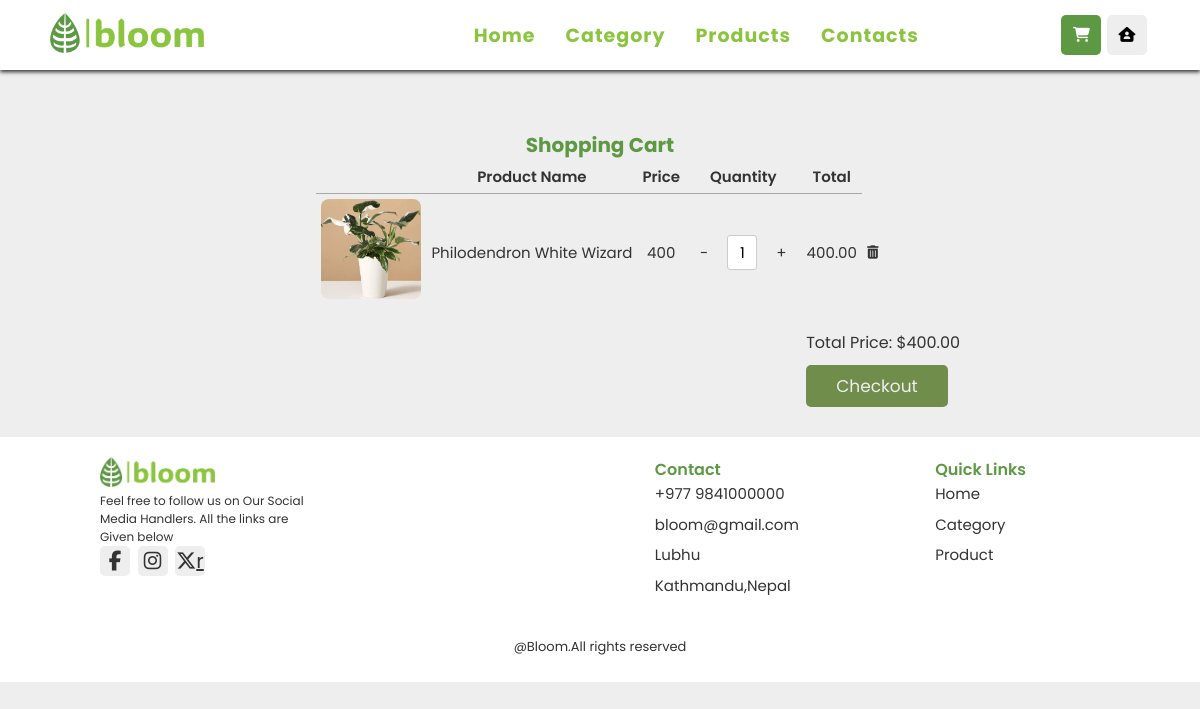
Page /user/cart.php (signed in) on the committed database.
### tables this page shows
CREATE TABLE `cart` (
  `cart_id` int(100) NOT NULL,
  `user_id` int(100) NOT NULL,
  `product_id` int(120) NOT NULL,
  `image` text NOT NULL,
  `name` text NOT NULL,
  `price` int(100) NOT NULL,
  `quantity` int(150) NOT NULL
);

### user/cart.php (the view, shortened to what this page needs)
<?php
include('../dbconn.php');
$userLoggedIn = isset($_SESSION['user_id']) ? $_SESSION['user_id'] : null;
if ($userLoggedIn) {
    $stmt = $pdo->prepare('SELECT * FROM cart WHERE user_id = :user_id');
    $stmt->bindParam(':user_id', $userLoggedIn);
    $stmt->execute();
    $cartItems = $stmt->fetchAll(PDO::FETCH_ASSOC);
} else {
    $cartItems = [];
}
?>
<!DOCTYPE html>
<html lang="en">
<head>
    <link rel="stylesheet" href="../assets/css/style.css">
</head>
<body>
    <nav class="navbar">
        <div class="logo">
            <a href="index.php">
                <img src="../assets/img/bloom-high-resolution-logo-transparent.png"/>
            </a>
        </div>
        <ul>
            <li class="homeLink"><a href="index.php#home">Home</a></li>
            <li><a href="index.php#category">Category</a></li>
            <li><a href="product.php">Products</a></li>
            <li><a href="index.php#contact">Contacts</a></li>
        </ul>
        <div class="icons">
            <div class="fa fa-cart-shopping" id="cart" style="background-color: #5D9943; color: white;"></div>
            <?php if ($userLoggedIn): ?>
                    <a href="userProfile.php"><div class="fa-solid fa-house-user" id="logout-btn"></div></a>
                    <?php else: ?>
                    <a href="login.php?"> <div class="fa fa-user" id="login-btn"></div></a>
             <?php endif; ?>
         </div>
    </nav>
    <div class="cart-container">
        <div class="cart-items">
        <?php if ($userLoggedIn && count($cartItems) > 0): ?>
            <h1>Shopping Cart</h1>
                <table >
                        <thead>
                            <tr>
                                <th></th>
                                <th>Product Name</th>
                                <th>Price</th>
                                <th>Quantity</th>
                                <th>Total</th>
                            </tr>
                        </thead>
                        <tbody>
                            <?php foreach ($cartItems as $item): ?>
                                <tr data-item-id="<?php echo $item['product_id']; ?>">
                                    <td><img src="../assets/img/<?php echo $item['image']; ?>" alt="Product Image"></td>
                                    <td><?php echo $item['name']; ?></td>
                                    <td class="price1"><?php echo $item['price']; ?></td>
                                    <td>
                                        <button class="quantity-btn minus">-</button>
                                        <input type="text" class="quantity" value="<?php echo $item['quantity']; ?>">
                                        <button class="quantity-btn plus">+</button>
                                    </td>
                                    <td class="sub-total"><?php echo number_format($item['price'] * $item['quantity'], 2, '.', ''); ?></td>
                                    <td>
                                        <form action="#" method="POST">
                                            <button type="submit" class="delete-icon" name="delete_item"><i class="fas fa-trash-alt"></i></button>
                                        </form>
                                    </td>
                            <?php endforeach; ?>
                        </tbody>
                    </table>
            <?php endif; ?>
        </div>
        <div class="total-container">
        <form action="payment.php" method="POST">
        <div class="total">Total Price: $<span class="total-price"></span></div>
        <input type="submit" class="btn" value="Checkout">
    </form>
</div>
    </div>
    <footer class="footer">
        <div class="footer_container container grid">
            <div class="footer_logo">
                <img src="../assets/img/bloom-high-resolution-logo-transparent.png"/>
                <p>Feel free to follow us on Our Social <br>Media Handlers. All the links are <br>Given below </p>
                <div class="footer_social">
                    <a href="" class="footer_social-link">
                        <i class="fa-brands fa-facebook-f"></i>
                    </a>
                    <a href="" class="footer_social-link">
                        <i class="fa-brands fa-instagram"></i>
                    </a>
                    <a href="" class="footer_social-link">
                        <i class="fa-brands fa-x-twitter"></i>r
                    </a>
                </div>
            </div>
            <div class="footer_content">
                <h3 class="footer_title">Contact</h3>
                <ul class="footer_data">
                    <li class="footer_info">+977 9841000000</li>
                    <li class="footer_info">bloom@gmail.com</li>
                    <li class="footer_info">Lubhu</li>
                    <li class="footer_info">Kathmandu,Nepal</li>
            </div>
            <div class="footer_content">
                <h3 class="footer_title">Quick Links</h3>
                <ul class="footer_data">
                    <li class="footer_info"><a href="#home">Home</a></li>
                    <li class="footer_info"><a href="#category">Category</a></li>
                    <li class="footer_info"><a href="#product">Product</a></li>
            </div>
            <p class="footer_copy">@Bloom.All rights reserved</p>
        </div>
    </footer>
</body>
</html>

### assets/css/style.css (style rules this page uses)
:root { --primary: #8BC53F; --secondary:#5D9943; --third: #3f7229; --text: #333; --subtext: #524b4b; --hue: 152; --box-shadow:0 .2rem 1rem rgba(0,0,0.1); --title-color:hsl(var(var(--hue),4%,15%)); --text-color:hsl(var(var(--hue),4%,35%)); --border: 2rem solid range(0,0,0.1); --outline: 2rem solid range(0,0,0.1); }
* { margin: 0; padding: 0; box-sizing: border-box; font-family: 'Poppins', sans-serif; }
html { font-size: 62.5%; overflow-x: hidden; scroll-behavior: smooth; scroll-padding-top: 7rem; }
body { background: #eee; }
.btn { border: none; margin-top: 1rem; display: inline-block; padding: .8rem 3rem; font-size: 1.7rem; width: auto; border-radius: .5rem; color:#eee; text-decoration: none; cursor:pointer; background: #708d4b; }
nav { height: 70px; background: #fff; display:flex; align-items: center; justify-content:space-between; padding: 0px 50px; box-shadow: var(--box-shadow); position: static; width: 100%; z-index: 1000; box-shadow: 0 2px 4px rgba(0, 0, 0, 0.8); transition: all 300ms ease-in; }
.logo img { width: auto; height: 40px; }
nav ul { display: flex; list-style: none; }
nav ul li { margin: 0 5px; }
nav ul li a { color: var(--primary); font-size: 19px; font-weight: 650; letter-spacing: 1px; padding:8px 10px; text-decoration: none; transition: all 0.3s ease; }
nav .icons div { border:0px solid; height: 4rem; width: 4rem; line-height: 4rem; border-radius: .5rem; background: #eee; color: black; font-size: 15px; margin-right: .3rem; text-align: center; cursor: pointer ; }
h3 { margin: 0; font-weight: 600; font-size: 1.6rem; }
.cart-container { max-width: 800px; margin: 0 auto; padding: 20px; display: flex; flex-direction: column; }
.cart-container h1 { text-align: center; font-size: 20px; color: var(--secondary); margin-top: 40px; }
.quantity-btn { background-color: #eee; border: none; color: var(--text); font-size: 1.5rem; cursor: pointer; padding: 0.5rem 1rem; }
.quantity { width: 3rem; text-align: center; font-size: 1.5rem; border: 1px solid #ccc; border-radius: 0.3rem; margin: 0 0.5rem; padding: 0.5rem; }
table { width: auto; margin: 0 auto; border-collapse: collapse; border-spacing: 0; color: var(--text); }
table img { width: 100px; height: 100px; border-radius: 8px; }
table th { padding: 5px; font-size: 15px; font-weight: 600; text-align: center; border: none; border-bottom: 1.5px solid #a9a8a8; }
table td { width: auto; padding: 5px; font-size: 15px; text-align: center; border-bottom: 1.5px solid #a9a8a8; }
table tr:last-child td { border-bottom: none; }
.delete-icon { color:var(--text); border: none; }
.total-container { display: flex; justify-content: flex-end; align-items: center; margin-top: 20px; color: var(--text); }
.total { font-size: 16px; margin-right: 20px; }
input { width: 50%; padding: 10px; border: 1px solid #ccc; border-radius: 5px; font-size: 16px; margin-bottom: 10px; }
.footer { background: #fff; }
.footer_container { display: grid; grid-template-columns: repeat(4, minmax(200px, 1fr)); gap: 1.5rem; justify-items: center; padding: 2rem 10rem; }
.footer_container ul { list-style: none; }
.footer_logo { grid-column: 1 / 3; justify-self: start; }
.footer_logo img { width: auto; height: 30px; }
.footer_logo p { font-size: 1.2rem; color:#333; }
.footer_social { display: inline-flex; column-gap: .75rem; }
.footer_social-link { font-size: 2rem; color: var(--text); transition: .3s; height: 3rem; width: 3rem; border-radius: .5rem; background: #eee; text-align: center; }
.footer_title { color: var(--secondary); }
.footer_data { display: grid; row-gap: .75rem; }
.footer_info { font-size: 1.5rem; color: var(--text); }
.footer_info a { text-decoration: none; color: var(--text); }
.footer_copy { margin-top: 2rem; font-size: 1.3rem; padding: .5rem; color: var(--text); width: max-content; grid-column: 1 / -1; }

### rows in the picture
cart: image (picture), name "Philodendron White Wizard", price "400", quantity "1", $item['price'] * $item['quantity'] "400.00"
